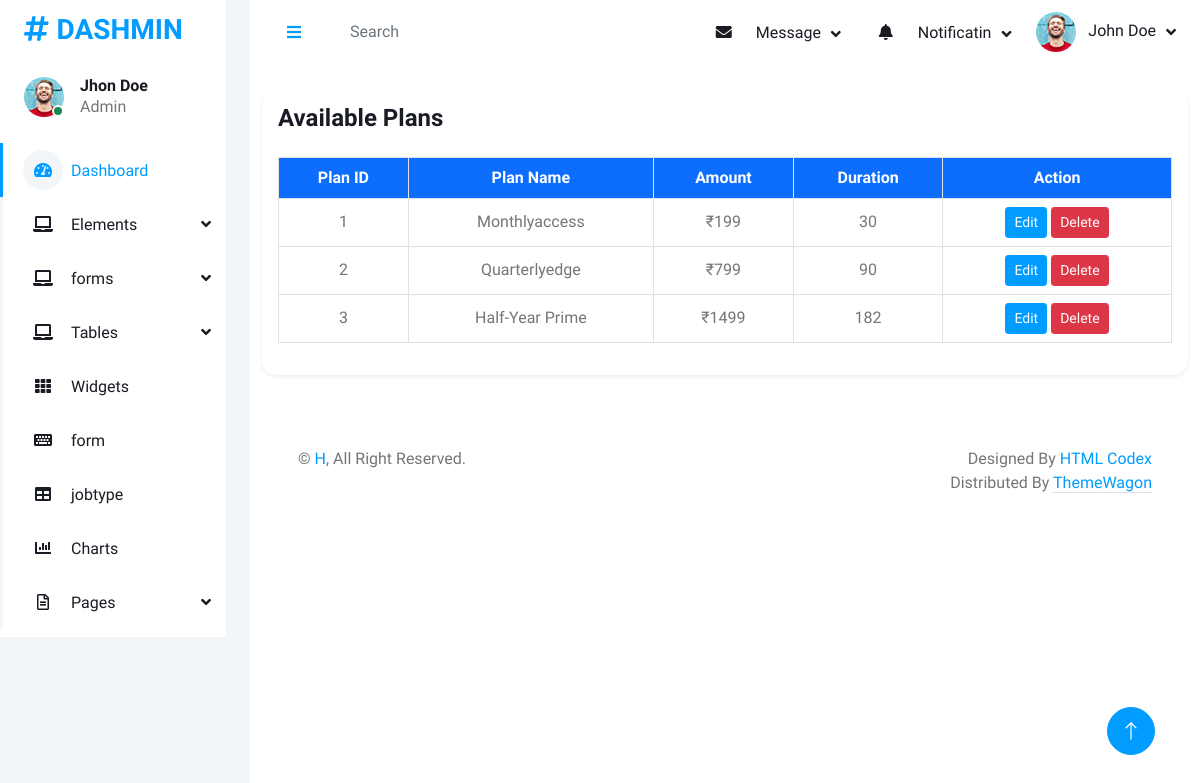
/Admin/planview.php, run on the app's committed database.
### tables this page shows
CREATE TABLE `tbl_plan` (
  `plan_id` int(11) NOT NULL,
  `plan_name` varchar(40) NOT NULL,
  `amount` int(11) NOT NULL,
  `duration` int(11) NOT NULL
);

### dboperation.php (called while the page is built, shortened)
<?php
class dboperation
{
    public $con,$res;
    function __construct()
    {
        $this->con=mysqli_connect("localhost","root","","db_jobportalfinal");
    }
    public function executequery($sql)
    {
        $this->res=mysqli_query($this->con,$sql);
        return $this->res;
    }
}
?>

### Admin/planview.php (the view, shortened to what this page needs)
<?php
include("header.php");
include_once("../dboperation.php");
$obj = new dboperation();
$s = "SELECT * FROM tbl_plan";
$res = $obj->executequery($s);
?>
<div class="container-fluid py-4">
    <div class="row">
        <div class="col-12">
            <div class="card shadow-sm">
                <div class="card-body">
                    <h4 class="mb-4 text-dark fw-semibold">Available Plans</h4>
                    <div class="table-responsive">
                        <table class="table table-hover align-middle table-bordered">
                            <thead class="custom-table-header">
                                <tr>
                                    <th>Plan ID</th>
                                    <th>Plan Name</th>
                                    <th>Amount</th>
                                    <th>Duration</th>
                                                                        <th>Action</th>
                                </tr>
                            </thead>
                            <tbody>
                                <?php while ($r = mysqli_fetch_array($res)) { ?>
                                    <tr>
                                        <td><?php echo $r['plan_id']; ?></td>
                                        <td><?php echo $r['plan_name']; ?></td>
                                        <td>₹<?php echo $r['amount']; ?></td>
                                        <td><?php echo $r['duration']; ?></td>
                                         <td>
                                        <a href="editplan.php?pid=<?php echo $r['plan_id']; ?>" class="btn btn-sm btn-primary">Edit</a>
                                        <a href="deleteplan.php?pid=<?php echo $r['plan_id']; ?>" class="btn btn-sm btn-danger" onclick="return confirm('Are you sure you want to delete this district?');">Delete</a>
                                    </td>
                                    </tr>
                                <?php } ?>
                            </tbody>
                        </table>
                    </div>
                </div>
            </div>
        </div>
    </div>
</div>
<?php include_once("footer.php"); ?>

### Admin/css/style.css (style rules this page uses)
:root { --primary: #009CFF; --light: #F3F6F9; --dark: #191C24; }
.btn { transition: .5s; }
.btn.btn-primary { color: #FFFFFF; }

### Admin/planview.php (style rules this page uses)
.custom-table-header th { background-color: #0d6efd; color: white; text-align: center; }
.table td, .table th { vertical-align: middle !important; text-align: center; white-space: nowrap; }
.card { border: none; border-radius: 15px; overflow: hidden; }

### data on the page
tbl_plan: plan_id "1", plan_name "Monthlyaccess", amount "199", duration "30"
tbl_plan: plan_id "2", plan_name "Quarterlyedge", amount "799", duration "90"
tbl_plan: plan_id "3", plan_name "Half-Year Prime", amount "1499", duration "182"
